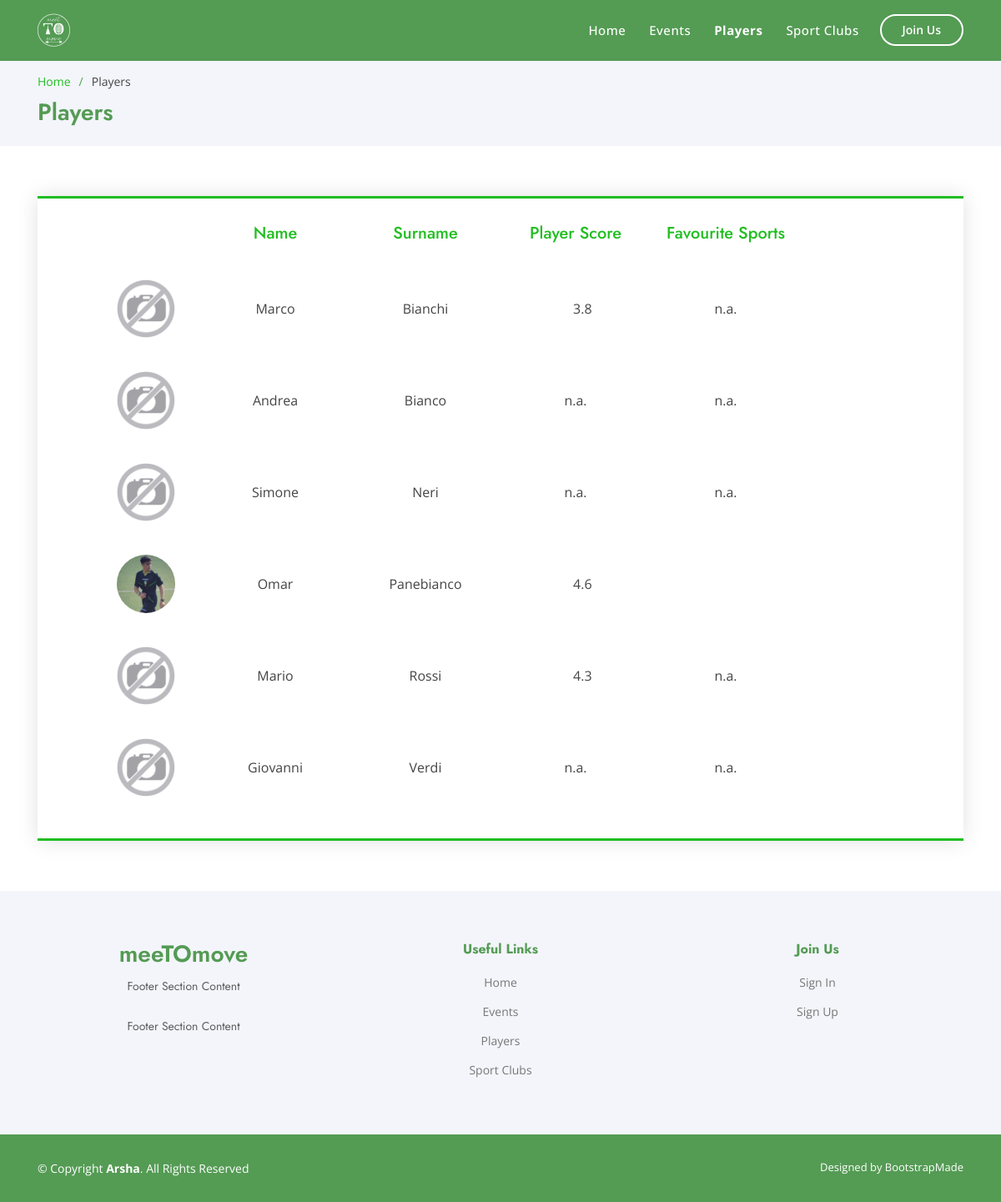
The page /players on the database its author committed.
### model.py (models this page shows, shortened)
class User(db.Model):
    __tablename__ = 'users'
    id = db.Column(db.Integer, primary_key=True)
    email = db.Column(db.String(255), unique=True, nullable=False)
    password = db.Column(db.String(255), nullable=False)
    name = db.Column(db.String(255), nullable=False)
    surname = db.Column(db.String(255))
    role_id = db.Column(db.Integer, db.ForeignKey('roles.id'))
    profile_pic = db.Column(db.String(255))
    reviews = db.relationship('Review', backref='reviewed')
    created_events = db.relationship('Event', backref='creator')
    joined_events = db.relationship('JoinedEvent', backref='user')
    favourite_sports = db.relationship('FavouriteSport', backref='user')
    details = db.relationship('SportClubDetails', backref='user')

class FavouriteSport(db.Model):
    __tablename__ = 'favourite_sports'
    id = db.Column(db.Integer, primary_key=True)
    user_id = db.Column(db.Integer, db.ForeignKey('users.id'))
    sport_id = db.Column(db.Integer, db.ForeignKey('sports.id'))

class Sport(db.Model):
    __tablename__ = 'sports'
    id = db.Column(db.Integer, primary_key=True)
    name = db.Column(db.String(255), nullable=False)
    icon = db.Column(db.String(255))
    events = db.relationship('Event', backref='sport')
    users = db.relationship('FavouriteSport', backref='sport')

### app.py (the view)
@app.route('/players')
def players():
    users = User.query.filter(User.role_id != 3).order_by(User.surname.asc()).all()
    reviews = Review.query.all()
    favourite_sports = FavouriteSport.query.all()
    return render_template('players.html', users=users, reviews=reviews, favourite_sports=favourite_sports)

### templates/players.html (shortened to what this page needs)
{% extends "layout.html" %}
{% block content %}
  <main id="main">
    <section id="breadcrumbs" class="breadcrumbs">
      <div class="container">
        <ol>
          <li><a href="{{ url_for('index') }}">Home</a></li>
          <li>Players</li>
        </ol>
        <h2>Players</h2>
      </div>
    </section>
            <section id="contact" class="contact">
              <div class="container" data-aos="fade-up">
                <div class="row justify-content-center">
                  <div class="col-lg-12 col-md-12 d-flex align-items-center">
                    <div class="php-email-form">
                        {% if users|length > 0 %}
                            <div class="row align-items-center" style="text-align: center; padding-bottom: 15px">
                                <div class="col-3 col-md-2"><h5 style="color: rgb(33,190,33) !important;">Name</h5></div>
                                <div class="col-3 col-md-2"><h5 style="color: rgb(33,190,33) !important;">Surname</h5></div>
                                <div class="col-2"><h5 style="color: rgb(33,190,33) !important;">Player Score</h5></div>
                                <div class="d-none d-md-block col-md-2"><h5 style="color: rgb(33,190,33) !important;">Favourite Sports</h5></div>
                            </div>
                            {% for user in users %}
                                <div class="row d-flex align-items-center justify-content-center record" style="text-align: center; padding-top: 5px; padding-bottom: 5px" onclick="window.location = '{{ url_for('player', id=user.id) }}';">
                                    <div class="col-2 d-flex align-items-center justify-content-end">
                                        {% if user.profile_pic == None %}
                                            <div class="pic" style="max-width: 100px !important;"><img src="{{ url_for('static', filename="img/users/null.png") }}" class="img-fluid" alt="" style="padding: 15px; border-radius: 50%;"></div>
                                        {% else %}
                                            <div class="pic" style="max-width: 100px !important;"><img src="{{ url_for('static', filename="img/users/" + user.id|string + "/" + user.profile_pic|string) }}" class="img-fluid" alt="" style="padding: 15px; border-radius: 50%;"></div>
                                        {% endif %}
                                    </div>
                                    <div class="col-3 col-md-2">{{ user.name }}</div>
                                    <div class="col-3 col-md-2">{{ user.surname }}</div>
                                    <div class="col-2">
                                        {% set flag = namespace(value=False) %}
                                        {% set player_score = namespace(value=0) %}
                                        {% set scores = namespace(skills=0, sportsmanship=0, willingness=0,
                                            reliability=0, punctuality=0, count=0) %}
                                        {% if reviews|length > 0 %}
                                            {% for review in reviews %}
                                                {% if review.reviewed_id == user.id %}
                                                    {% set flag.value = True %}
                                                    {% set scores.skills = scores.skills + review.skills %}
                                                    {% set scores.sportsmanship = scores.sportsmanship + review.sportsmanship %}
                                                    {% set scores.willingness = scores.willingness + review.willingness %}
                                                    {% set scores.reliability = scores.reliability + review.reliability %}
                                                    {% set scores.punctuality = scores.punctuality + review.punctuality %}
                                                    {% set scores.count = scores.count + 1 %}
                                                {% endif %}
                                            {% endfor %}
                                            {% if flag.value == True %}
                                                {% set scores.skills = scores.skills / scores.count %}
                                                {% set scores.sportsmanship = scores.sportsmanship / scores.count %}
                                                {% set scores.willingness = scores.willingness / scores.count %}
                                                {% set scores.reliability = scores.reliability / scores.count %}
                                                {% set scores.punctuality = scores.punctuality / scores.count %}
                                                {% set player_score.value = (scores.skills + scores.sportsmanship + scores.willingness +
                                                        scores.reliability + scores.punctuality) / 5 %}
                                                <i class="icofont-star"></i> {{ '%.1f'|format(player_score.value) }}
                                            {% else %}
                                                n.a.
                                            {% endif %}
                                        {% endif %}
                                    </div>
                                    <div class="d-none d-md-flex col-md-2 justify-content-center align-items-center">
                                        {% set flag = namespace(value=False) %}
                                        {% for favourite_sport in favourite_sports %}
                                            {% if favourite_sport.user_id == user.id %}
                                                {% set flag.value = True %}
                                                <i class="{{ favourite_sport.sport.icon }} player-sports" style="font-size: 1.5em !important;"></i>
                                            {% endif %}
                                        {% endfor %}
                                        {% if flag.value == False %}
                                            n.a.
                                        {% endif %}
                                    </div>
                                </div>
                            {% endfor %}
                        {% else %}
                            <div class="row d-flex justify-content-center">No player available.</div>
                        {% endif %}
                  </div>
                </div>
                </div>
              </div>
            </section>
  </main>
{% endblock %}

### templates/layout.html (shortened to what this page needs)
<!DOCTYPE html>
<html lang="en">
<head>
  <link href="{{ url_for('static', filename='vendor/bootstrap/css/bootstrap.css') }}" rel="stylesheet">
  <link href="{{ url_for('static', filename='vendor/icofont/icofont.min.css') }}" rel="stylesheet">
  <link href="{{ url_for('static', filename='vendor/boxicons/css/boxicons.min.css') }}" rel="stylesheet">
  <link href="{{ url_for('static', filename='vendor/remixicon/remixicon.css') }}" rel="stylesheet">
  <link href="{{ url_for('static', filename='vendor/venobox/venobox.css') }}" rel="stylesheet">
  <link href="{{ url_for('static', filename='vendor/owl.carousel/owl.carousel.min.css') }}" rel="stylesheet">
  <link href="{{ url_for('static', filename='vendor/aos/aos.css') }}" rel="stylesheet">
  <link href="{{ url_for('static', filename='vendor/bootstrap/css/bootstrap-select.css') }}" rel="stylesheet">
  <link href="{{ url_for('static', filename='css/style.css') }}" rel="stylesheet">
  <link href="{{ url_for('static', filename='vendor/font-awesome/css/font-awesome.min.css') }}" rel="stylesheet">
  <link href="{{ url_for('static', filename='vendor/datetimepicker/css/bootstrap-datetimepicker.css') }}" rel="stylesheet">
</head>
<body>
  <header id="header" class="fixed-top {% if (request.path !="/" and request.path !="/index") and request.path !="/home" %}inner-bg{% endif %}">
    <div class="container d-flex align-items-center">
      <a href="{{ url_for('index') }}" class="logo mr-auto"><img src="{{ url_for('static', filename='img/logo.png') }}" alt="" class="img-fluid"></a>
      <nav class="nav-menu d-none d-lg-block">
        <ul>
          <li {% if (request.path == "/" or request.path == "/index" or request.path == "/home") %} class="active"{% endif %}><a href="{{ url_for('index') }}">Home</a></li>
          <li {% if request.path == "/events" %} class="active"{% endif %}><a href="{{ url_for('events') }}">Events</a></li>
          <li {% if request.path == "/players" %} class="active"{% endif %}><a href="{{ url_for('players') }}">Players</a></li>
          <li {% if request.path == "/sportclubs" %} class="active"{% endif %}><a href="{{ url_for('sportclubs') }}">Sport Clubs</a></li>
        </ul>
      </nav>
        {% if session['user_id'] %}
            <a href="{{ url_for('logout') }}" class="get-started-btn scrollto">Logout</a>
        {% else %}
            <a href="{{ url_for('signin') }}" class="get-started-btn scrollto {% if (request.path == "/signin" or request.path == "/signup") %}join-us{% endif %}">Join Us</a>
        {% endif %}
    </div>
  </header>
    {% block content %}{% endblock %}
  <footer id="footer">
    <div class="footer-top">
      <div class="container">
        <div class="row">
          <div class="col-lg-4 col-md-6 footer-contact" style="text-align: center">
            <h3>meeTOmove</h3>
            <p>
                Footer Section Content
                <br><br>
                Footer Section Content
            </p>
          </div>
          <div class="col-6 col-md-4 footer-links" style="text-align: center">
            <h4>Useful Links</h4>
            <ul>
              <li><a href="{{ url_for('index') }}">Home</a></li>
              <li><a href="{{ url_for('events') }}">Events</a></li>
              <li><a href="{{ url_for('players') }}">Players</a></li>
              <li><a href="{{ url_for('sportclubs') }}">Sport Clubs</a></li>
            </ul>
          </div>
          <div class="col-6 col-md-4 footer-links" style="text-align: center">
            <h4>Join Us</h4>
            <ul>
                {% if session['user_id'] %}
                    <li><a href="{{ url_for('myaccount') }}">My Account</a></li>
                    <li><a href="{{ url_for('logout') }}">Logout</a></li>
                {% else %}
                      <li><a href="{{ url_for('signin') }}">Sign In</a></li>
                      <li><a href="{{ url_for('signup') }}">Sign Up</a></li>
                {% endif %}
            </ul>
          </div>
        </div>
      </div>
    </div>
    <div class="container footer-bottom clearfix">
      <div class="copyright">
        &copy; Copyright <strong><span>Arsha</span></strong>. All Rights Reserved
      </div>
      <div class="credits">
        Designed by <a href="https://bootstrapmade.com/">BootstrapMade</a>
      </div>
    </div>
  </footer>
</body>
</html>

### rows shown on the page
User: name "Marco", surname "Bianchi", value "3.8", shows "n.a."
User: name "Andrea", surname "Bianco", shows "n.a."
User: name "Simone", surname "Neri", shows "n.a."
User: id+profile_pic (picture), name "Omar", surname "Panebianco", value "4.6"
User: name "Mario", surname "Rossi", value "4.3", shows "n.a."
User: name "Giovanni", surname "Verdi", shows "n.a."
